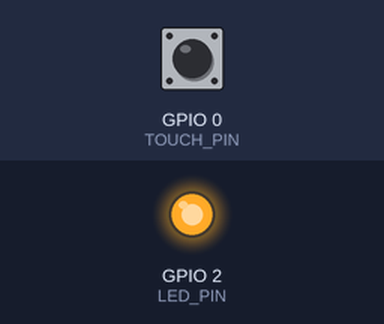
Bench run of a sketch on a simulated ESP32. On the bench: output pins drawn as LEDs (lit = HIGH). The inputs (shaded band) are chosen by the test bench; at power-on: GPIO 0 (TOUCH_PIN) HIGH. What the sketch prints to the serial monitor is not drawn.

Above: at 0.1 s.
Timing chart, 0 to 1.6 s (numbered marks = the images above):
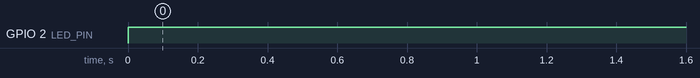

Measured:
- by itself, GPIO 2 (LED_PIN): LOW → HIGH at 0.00 s

The sketch:

capacitive_touch.ino
```cpp
#define TOUCH_PIN T1
#define LED_PIN 2

int threshold = 500;

void setup() {
  Serial.begin(9600);
  pinMode(LED_PIN, OUTPUT);
}

void loop() {
  int value = touchRead(TOUCH_PIN);

  Serial.println(value);

  if (value < threshold) {
    digitalWrite(LED_PIN, HIGH);
  } else {
    digitalWrite(LED_PIN, LOW);
  }

  delay(50);
}
```
